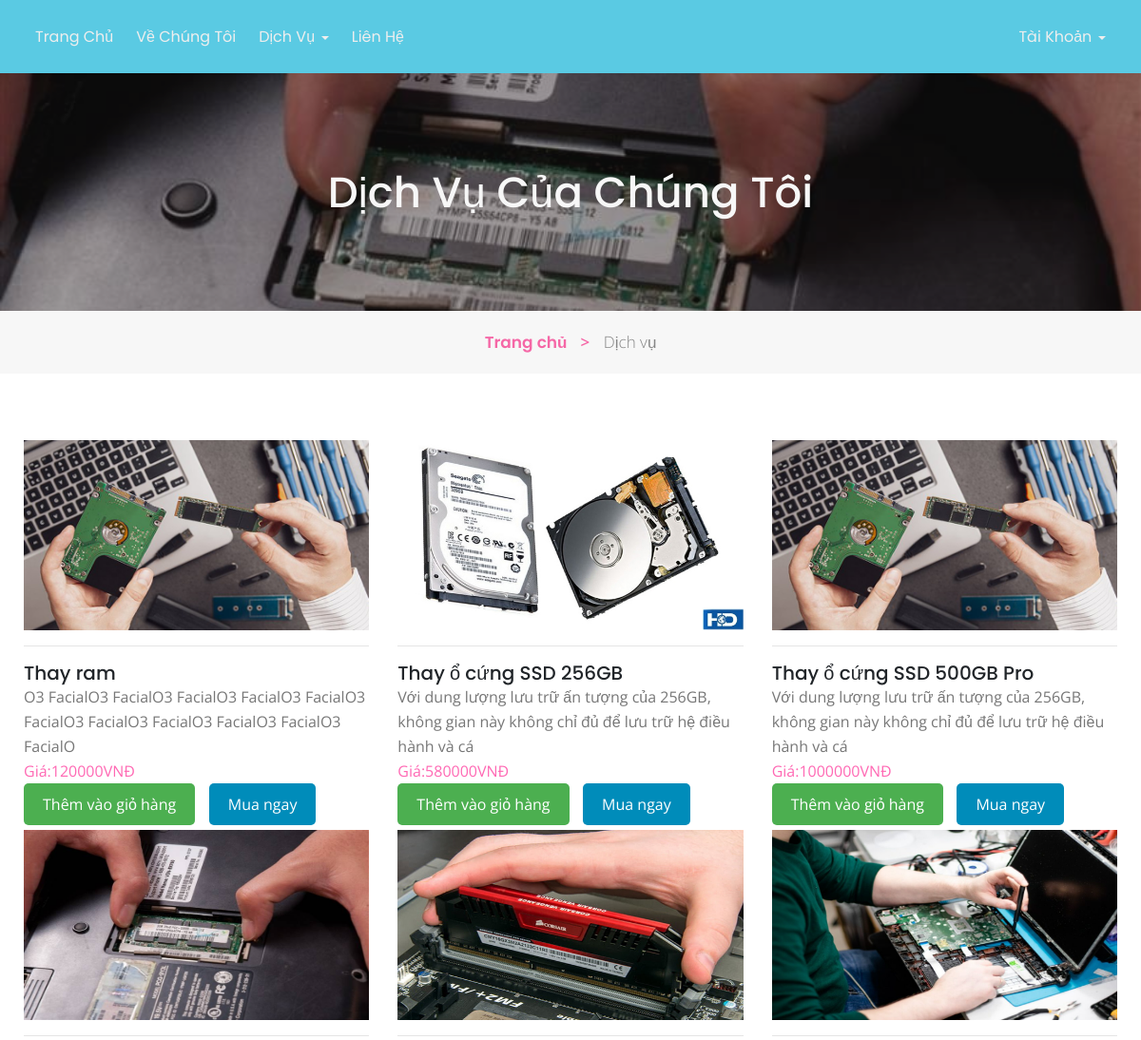
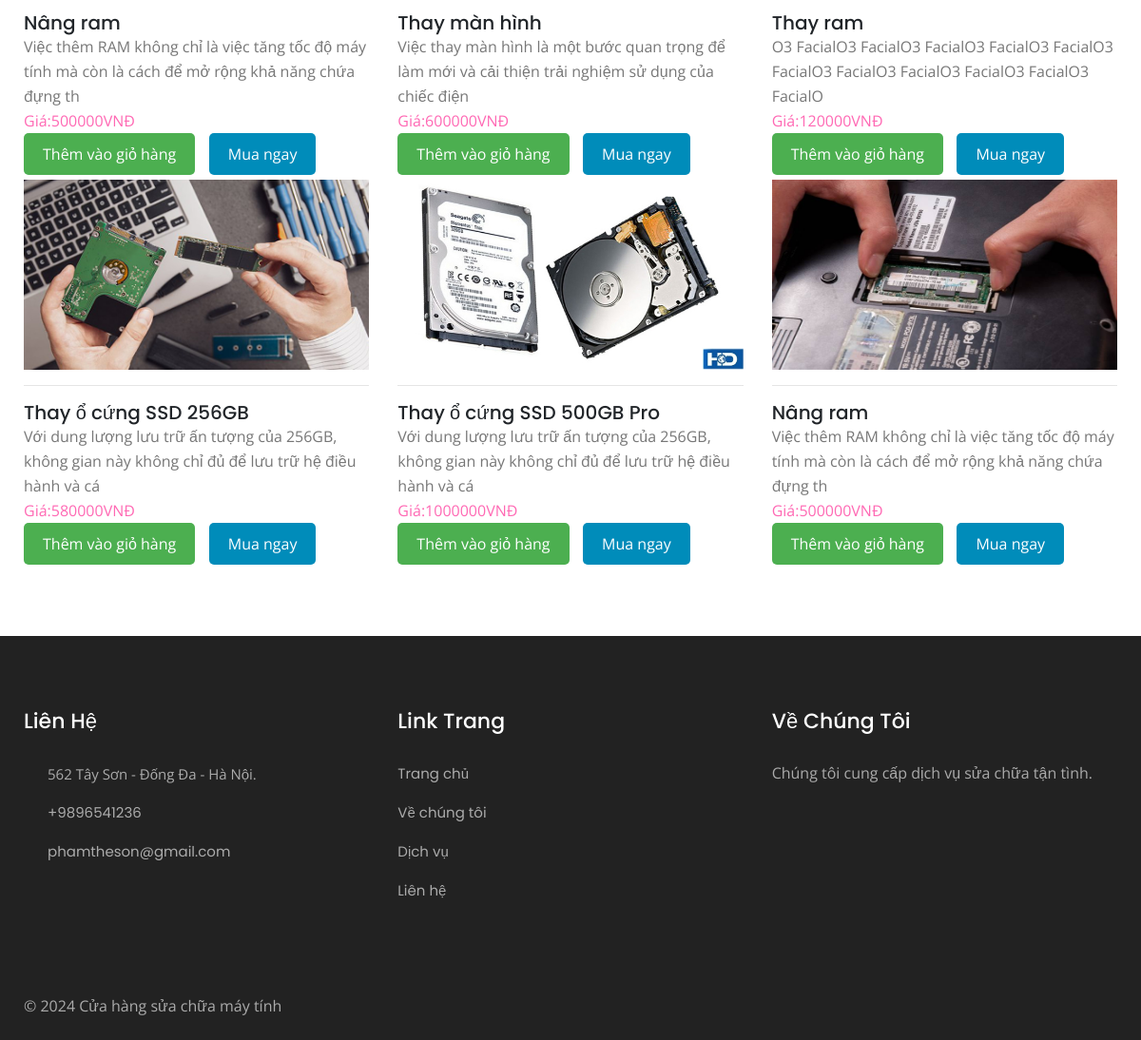
The page /store/services.php on the database its author committed (2 pictures, top to bottom).
### tables this page shows
CREATE TABLE `tblservices` (
  `ID` int(10) NOT NULL,
  `ServiceName` nvarchar(200) DEFAULT NULL,
  `ServiceDescription` nvarchar(100) DEFAULT NULL,
  `Cost` int(10) DEFAULT NULL,
  `Image` varchar(200) DEFAULT NULL,
  `CreationDate` timestamp NULL DEFAULT current_timestamp()
);

CREATE TABLE `tblpage` (
  `ID` int(10) NOT NULL,
  `PageType` varchar(200) DEFAULT NULL,
  `PageTitle` nvarchar(100) DEFAULT NULL,
  `PageDescription` nvarchar(100) DEFAULT NULL,
  `Email` varchar(200) DEFAULT NULL,
  `MobileNumber` bigint(10) DEFAULT NULL,
  `UpdationDate` date DEFAULT NULL,
  `Timing` nvarchar(200) NOT NULL
);

### store/services.php (the view, shortened to what this page needs)
<?php
include('includes/dbconnection.php');
  ?>
<!doctype html>
<html lang="en">
  <head>
    <link rel="stylesheet" href="assets/css/style-starter.css">
  </head>
  <body id="home">
<?php include_once('includes/header.php');?>
<section class="w3l-inner-banner-main">
    <div class="about-inner services ">
        <div class="container">
            <div class="main-titles-head text-center">
            <h3 class="header-name ">
                Dịch vụ của chúng tôi
            </h3>
        </div>
</div>
</div>
<div class="breadcrumbs-sub">
<div class="container">
<ul class="breadcrumbs-custom-path">
    <li class="right-side propClone"><a href="index.php" class="">Trang chủ <span class="" aria-hidden="true">></span></a> <p></li>
    <li class="active ">Dịch vụ</li>
</ul>
</div>
</div>
</section>
<section class="w3l-recent-work-hobbies" >
    <div class="recent-work ">
        <div class="container">
            <div class="row about-about">
                <?php
$ret=mysqli_query($con,"select * from  tblservices");
while ($row=mysqli_fetch_array($ret)) {
?>
                <div class="col-lg-4 col-md-6 col-sm-6 propClone">
                 <img src="admin/images/<?php echo $row['Image']?>" alt="product" height="200" width="400" class="img-responsive about-me">
                    <div class="about-grids ">
                        <hr>
                        <h5 class="para"><?php  echo $row['ServiceName'];?></h5>
                        <p class="para "><?php  echo $row['ServiceDescription'];?> </p>
                        <p class="para " style="color: hotpink;"> Giá:<?php  echo $row['Cost'];?>VNĐ </p>
                        <button type="button" onclick="addToCart('<?php echo $row['ServiceName']; ?>')">Thêm vào giỏ hàng</button>
                        <button type="button" onclick="buyNow('<?php echo $row['ServiceName']; ?>')">Mua ngay</button>
                    </div>
                </div>
                <br><?php
}?>
            </div>
        </div>
    </div>
</section>
<?php include_once('includes/footer.php');?>
</body>
</html>

### store/includes/header.php (shortened to what this page needs)
<section class="w3l-header-4 header-sticky">
    <header class="absolute-top">
      <div class="container">
        <div class="row">
          <div class="col-md-6">
            <nav class="navbar navbar-expand-lg navbar-light">
              <div class="collapse navbar-collapse" id="navbarNav1">
                <ul class="navbar-nav">
                  <li class="nav-item">
                    <a class="nav-link" href="index.php">Trang chủ <span class="sr-only">(current)</span></a>
                  </li>
                  <li class="nav-item">
                    <a class="nav-link" href="about.php">Về chúng tôi</a>
                  </li>
                  <li class="nav-item dropdown">
                    <a class="nav-link dropdown-toggle" href="#" id="navbarDropdownMenuLink" role="button" data-toggle="dropdown" aria-haspopup="true" aria-expanded="false">
                        Dịch vụ
                    </a>
                    </li>
                  <li class="nav-item">
                    <a class="nav-link" href="contact.php">Liên hệ</a>
                  </li>
                </ul>
              </div>
            </nav>
          </div>
          <div class="col-md-6">
            <nav class="navbar navbar-expand-lg navbar-light">
              <div class="collapse navbar-collapse" id="navbarNav2">
                <ul class="navbar-nav ml-auto">
                <?php if (strlen($_SESSION['bpmsuid']==0)) {?>
                  <li class="nav-item dropdown">
                    <a class="nav-link dropdown-toggle" href="#" id="navbarDropdownMenuLink" role="button" data-toggle="dropdown" aria-haspopup="true" aria-expanded="false">
                      Tài khoản
                    </a>
                  </li>
                  <?php }?>
</ul>
              </div>
            </nav>
          </div>
        </div>
      </div>
    </header>
  </section>

### store/includes/footer.php (shortened to what this page needs)
<section class="w3l-footer-29-main">
    <div class="footer-29 py-5">
      <div class="container py-lg-4">
        <div class="row footer-top-29">
          <div class="col-lg-4 col-md-6 col-sm-8 footer-list-29 footer-1">
            <h6 class="footer-title-29">Liên hệ</h6>
            <ul>
              <?php
$ret=mysqli_query($con,"select * from tblpage where PageType='contactus' ");
while ($row=mysqli_fetch_array($ret)) {
?>
              <li>
                <span class="fa fa-map-marker"></span> <p><?php  echo $row['PageDescription'];?>.</p>
              </li>
              <li><span class="fa fa-phone"></span><a href="tel:+7-800-999-800"> +<?php  echo $row['MobileNumber'];?></a></li>
              <li><span class="fa fa-envelope-open-o"></span><a href="mailto:parlour@mail.com" class="mail">
                  <?php  echo $row['Email'];?></a></li><?php } ?>
            </ul>
          </div>
          <div class="col-lg-4 col-md-6 col-sm-4 footer-list-29 footer-2 ">
            <ul>
              <h6 class="footer-title-29">Link trang</h6>
              <li><a href="index.php">Trang chủ</a></li>
              <li><a href="about.php">Về chúng tôi</a></li>
              <li><a href="services.php"> Dịch vụ</a></li>
              <li><a href="contact.php">Liên hệ</a></li>
            </ul>
          </div>
          <div class="col-lg-4 col-md-6 col-sm-7 footer-list-29 footer-4">
            <?php
$ret=mysqli_query($con,"select * from tblpage where PageType='aboutus' ");
while ($row=mysqli_fetch_array($ret)) {
?>
            <h6 class="footer-title-29"><?php  echo $row['PageTitle'];?> </h6>
            <p><?php  echo $row['PageDescription'];?></p><?php } ?>
          </div>
        </div>
      </div>
    </div>
  </section>
  <section class="w3l-footer-29-main w3l-copyright">
    <div class="container">
      <div class="row bottom-copies">
        <p class="col-lg-8 copy-footer-29">© 2024  Cửa hàng sửa chữa máy tính </p>
      </div>
    </div>
  </section>

### rows shown on the page
tblservices: Image (picture), ServiceName "Thay ram", ServiceDescription "O3 FacialO3 FacialO3 FacialO3 FacialO3 FacialO3 FacialO3 FacialO3 FacialO3 FacialO3 FacialO3 FacialO", Cost "120000"
tblservices: Image (picture), ServiceName "Thay ổ cứng SSD 256GB", ServiceDescription "Với dung lượng lưu trữ ấn tượng của 256GB, không gian này không chỉ đủ để lưu trữ hệ điều hành và cá", Cost "580000"
tblservices: Image (picture), ServiceName "Thay ổ cứng SSD 500GB Pro", ServiceDescription "Với dung lượng lưu trữ ấn tượng của 256GB, không gian này không chỉ đủ để lưu trữ hệ điều hành và cá", Cost "1000000"
tblservices: Image (picture), ServiceName "Nâng ram", ServiceDescription "Việc thêm RAM không chỉ là việc tăng tốc độ máy tính mà còn là cách để mở rộng khả năng chứa đựng th", Cost "500000"
tblservices: Image (picture), ServiceName "Thay màn hình", ServiceDescription "Việc thay màn hình là một bước quan trọng để làm mới và cải thiện trải nghiệm sử dụng của chiếc điện", Cost "600000"
tblservices: Image (picture), ServiceName "Thay ram", ServiceDescription "O3 FacialO3 FacialO3 FacialO3 FacialO3 FacialO3 FacialO3 FacialO3 FacialO3 FacialO3 FacialO3 FacialO", Cost "120000"
tblservices: Image (picture), ServiceName "Thay ổ cứng SSD 256GB", ServiceDescription "Với dung lượng lưu trữ ấn tượng của 256GB, không gian này không chỉ đủ để lưu trữ hệ điều hành và cá", Cost "580000"
tblservices: Image (picture), ServiceName "Thay ổ cứng SSD 500GB Pro", ServiceDescription "Với dung lượng lưu trữ ấn tượng của 256GB, không gian này không chỉ đủ để lưu trữ hệ điều hành và cá", Cost "1000000"
tblservices: Image (picture), ServiceName "Nâng ram", ServiceDescription "Việc thêm RAM không chỉ là việc tăng tốc độ máy tính mà còn là cách để mở rộng khả năng chứa đựng th", Cost "500000"
tblpage: PageDescription "562 Tây Sơn - Đống Đa - Hà Nội", MobileNumber "9896541236", Email "phamtheson@gmail.com"
tblpage: PageTitle "Về Chúng Tôi", PageDescription "Chúng tôi cung cấp dịch vụ sửa chữa tận tình."
